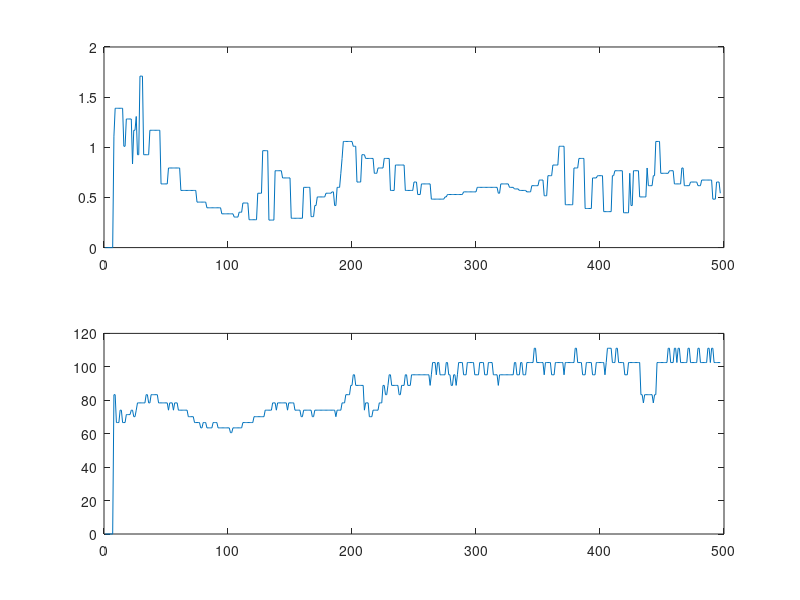

The MATLAB script that drew this image:
%%
clc; clear all; close all;

% length(c1_bf)
c1_bf = csvread('data/calculated/bb_c1_v61.csv');
c1_hr = csvread('data/calculated/hr_c1_v61.csv');
c2_bf = csvread('data/calculated/bb_c2_v51.csv');
c2_hr = csvread('data/calculated/hr_c2_v51.csv');
length(c2_bf)

%%
from = 1;to = 497;
subplot(2,1,1);plot(c1_bf(from:to))
subplot(2,1,2);plot(c1_hr(from:to))
%%
from = 50;to = 125;
subplot(2,1,1);plot(c1_bf(from:to))
subplot(2,1,2);plot(c1_hr(from:to))
mean(c1_bf(from:to)) % 0.4986
mean(c1_hr(from:to)) % 61.0997
%%
from = 260;to = 340;
subplot(2,1,1);plot(c1_bf(from:to))
subplot(2,1,2);plot(c1_hr(from:to))
mean(c1_bf(from:to)) % 0.4751
mean(c1_hr(from:to)) % 72.1079
%%
from = 55;to = 497;
subplot(2,1,1);plot(c2_bf(from:to))
subplot(2,1,2);plot(c2_hr(from:to))
%%
from = 270;to = 340;
subplot(2,1,1);plot(c2_bf(from:to))
subplot(2,1,2);plot(c2_hr(from:to))
mean(c2_bf(from:to)) % 0.5678
mean(c2_hr(from:to)) % 97.4585
%%
%from = 60;to = 100;
%subplot(2,1,1);plot(c2_bf(from:to))
%subplot(2,1,2);plot(c2_hr(from:to))
%mean(c2_bf(from:to)) % 0.6237
%mean(c2_hr(from:to)) % 67.3010
%%
from = 130;to = 180;
subplot(2,1,1);plot(c2_bf(from:to))
subplot(2,1,2);plot(c2_hr(from:to))
mean(c2_bf(from:to)) % 0.5224
mean(c2_hr(from:to)) % 75.1351
%%

from = 1;to = 497;
subplot(2,1,1);plot(c2_bf(from:to))
subplot(2,1,2);plot(c2_hr(from:to))
mean(c2_bf(from:to)) % 0.5224
mean(c2_hr(from:to)) % 75.1351
